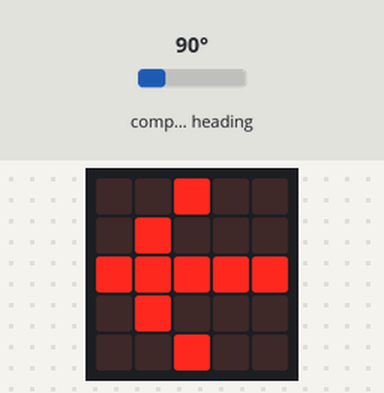
Simulated run of this program. Board: BBC micro:bit running MicroPython. Shown: the board's 5×5 LED display. Inputs (shaded band) come from the test bench; at power-on: compass heading 90°. The compass is already calibrated.

Above: at 1.3 s.
1.4 s: compass heading set to 7°
At 2.2 s:
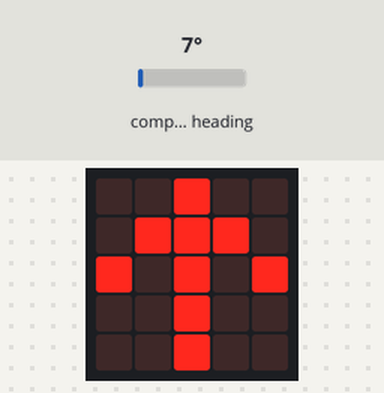
2.9 s: compass heading set to 180°
At 3.3 s:
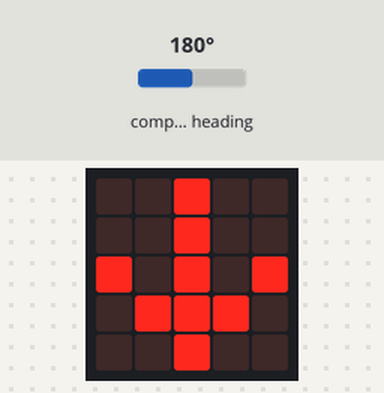
4.4 s: compass heading set to 269°
At 5.6 s:
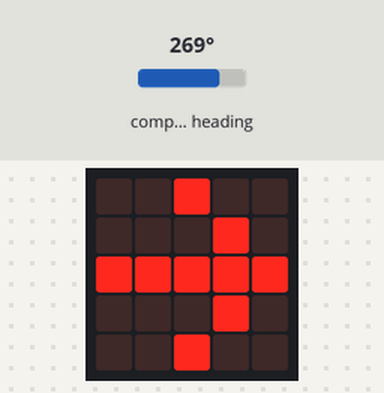
5.9 s: compass heading set to 251°
7.4 s: compass heading set to 242°
At 8.0 s:
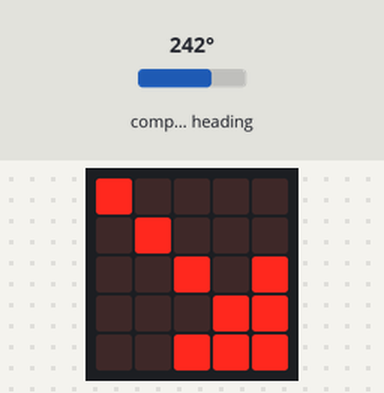
Timing chart, 0 to 9.9 s (numbered marks = the images above; inputs shaded):
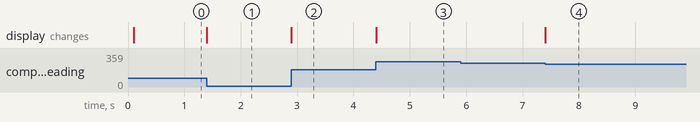

Measured:
- the behaviour switches between 248 and 247° on compass heading (found by bisection; images 3 and 4)
- after the input at 1.4 s, the display: changes at once (image 1)
- after the input at 2.9 s, the display: changes at once (image 2)
- after the input at 4.4 s, the display: changes at once (image 3)
- after the input at 5.9 s, every drawn part: stays the same
- after the input at 7.4 s, the display: changes at once (image 4)

The program:

microbit-Magnetic_sensor-2.py
```python
# Display an arrow that points generally toward North.
# The display should update as you rotate the micro:bit.

from microbit import *

# calibrate the geomagnetic sensor
compass.calibrate()

# set the degree variable, x = 0
x = 0

while True:
    # read the compass sensor
    x = compass.heading()

    # show an arrow that points generally toward North
    if x >= 293 and x < 338:
        display.show(Image("00999:""00099:""00909:""09000:""90000"))
    elif x >= 23 and x < 68:
        display.show(Image("99900:""99000:""90900:""00090:""00009"))
    elif x >= 68 and x < 113:
        display.show(Image("00900:""09000:""99999:""09000:""00900"))
    elif x >= 113 and x < 158:
        display.show(Image("00009:""00090:""90900:""99000:""99900"))
    elif x >= 158 and x < 203:
        display.show(Image("00900:""00900:""90909:""09990:""00900"))
    elif x >= 203 and x < 248:
        display.show(Image("90000:""09000:""00909:""00099:""00999"))
    elif x >= 248 and x < 293:
        display.show(Image("00900:""00090:""99999:""00090:""00900"))
    else:
        display.show(Image("00900:""09990:""90909:""00900:""00900"))
```
